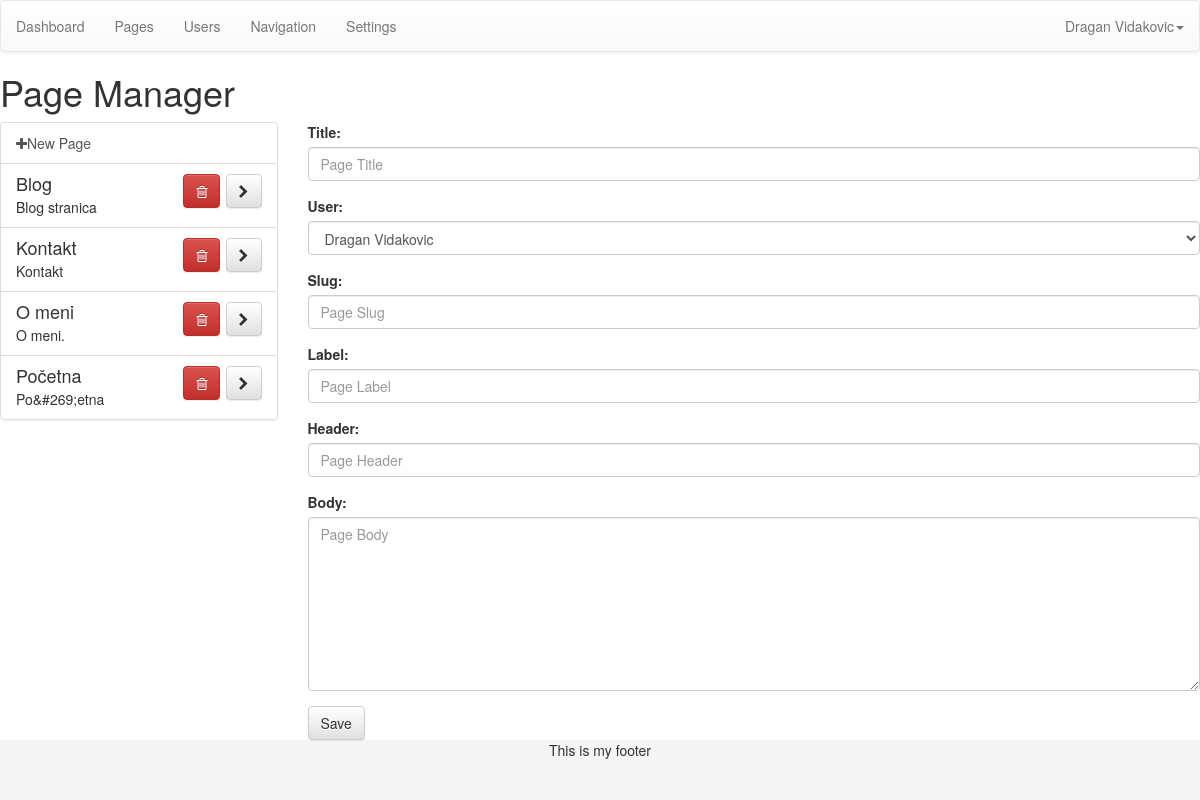
Page /admin-developer/index.php?page=pages (signed in) on the earlier database version.
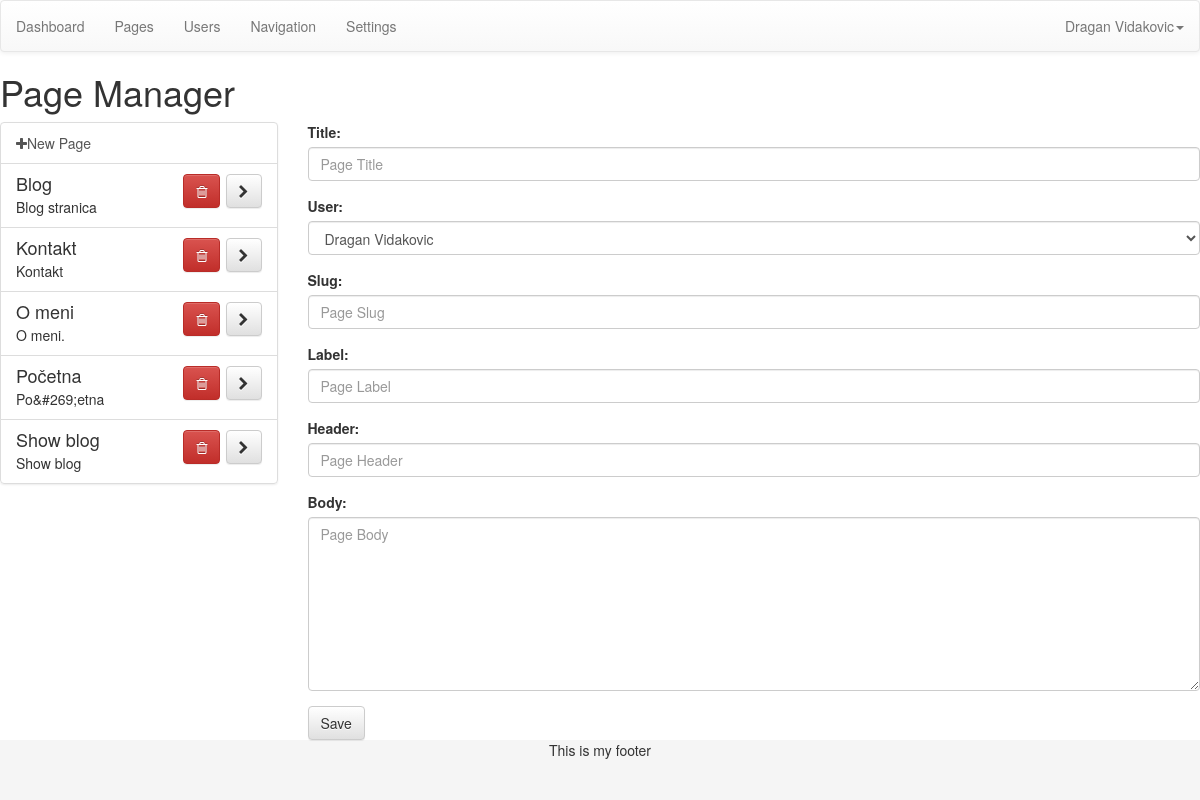
Same page on the later database version.
### tables this page shows
CREATE TABLE IF NOT EXISTS `posts` (
  `id` mediumint(9) NOT NULL,
  `user` mediumint(9) NOT NULL,
  `type` mediumint(9) NOT NULL,
  `slug` varchar(300) NOT NULL,
  `label` varchar(100) NOT NULL,
  `title` varchar(200) NOT NULL,
  `header` varchar(300) NOT NULL,
  `body` longtext NOT NULL
);

### admin-developer/index.php (called while the page is built)
<?php include('template/header.php'); ?>
<?php include('views/'.$page.'.php'); ?>
<?php include('template/footer.php'); ?>

### admin-developer/functions/data.php (called while the page is built, shortened)
<?php
function data_user($dbc, $id){
	if(is_numeric($id)){
		$cond = "WHERE id = '$id'";
	} else {
		$cond = "WHERE email = '$id'";
	}
	$q = "SELECT * FROM users $cond";
	$r = mysqli_query($dbc, $q);
	$data = mysqli_fetch_assoc($r);
	$data['fullname'] =  $data['first'].' '.$data['last'];
	$data['fullname_reverse'] = $data['last'].', '.$data['first'];
	return $data;
}
?>

### admin-developer/config/setup.php (called while the page is built, shortened)
<?php
include('../config/connection.php');
include ('functions/data.php');
include ('functions/sandbox.php');
$user = data_user($dbc, $_SESSION['username']);
?>

### admin-developer/views/pages.php (the view, shortened to what this page needs)
<h1>Page Manager</h1>
<div class="row">
	<div class="col-md-3">
		<div class="list-group">
				<a class="list-group-item" href="?page=pages">
					<i class="fa fa-plus"></i>New Page
				</a>
		<?php
			$q = "SELECT * FROM posts WHERE type = 1 ORDER BY title ASC";
			$r = mysqli_query($dbc, $q);
			while($list = mysqli_fetch_assoc($r)){
				$blurb = substr(strip_tags($list['body']), 0, 120);
				?>
				<div id="page_<?php echo $list['id']; ?>" class="list-group-item <?php selected($list['id'], $opened['id'], 'active'); ?>">
					<h4 class="list-group-item-heading"><?php echo $list['title']; ?>
						<span class="pull-right">
							<a href="#" id="del_<?php echo $list['id']; ?>" class="btn btn-danger btn-delete"><i class="fa fa-trash-o"></i></a>
							<a href="index.php?page=pages&id=<?php echo $list['id']; ?>" class="btn btn-default"><i class="fa fa-chevron-right"></i></a>
						</span>
					</h4>
					<p class="list-group-item-text"><?php echo $blurb; ?></p>
				</div>
		<?php } ?>
		</div>
	</div>
	<div class="col-md-9">
		<form action="index.php?page=pages&id=<?php echo $opened['id']; ?>" method="post" role="form">
			<div class="form-group">
				<label for="title">Title:</label>
				<input class="form-control" type="text" name="title" id="title" value="<?php echo $opened['title']; ?>" placeholder="Page Title">
			</div>
			<div class="form-group">
				<label for="user">User:</label>
				<select class="form-control" name="user" id="user">
					<?php
						$q = "SELECT id FROM users ORDER BY first ASC";
						$r = mysqli_query($dbc, $q);
						while($user_list = mysqli_fetch_assoc($r)){
							$user_data = data_user($dbc, $user_list['id']);
							?>
							<option value="<?php echo $user_data['id']; ?>"
							<?php
								if(isset($_GET['id'])){
									selected($user_data['id'], $opened['user'], 'selected');
								} else {
									selected($user_data['id'], $user['id'], 'selected');
								}
							?>><?php echo $user_data['fullname']; ?></option>
					<?php } ?>
				</select>
			</div>
			<div class="form-group">
				<label for="slug">Slug:</label>
				<input class="form-control" type="text" name="slug" id="slug" value="<?php echo $opened['slug']; ?>" placeholder="Page Slug">
			</div>
			<div class="form-group">
				<label for="label">Label:</label>
				<input class="form-control" type="text" name="label" id="label" value="<?php echo $opened['label']; ?>" placeholder="Page Label">
			</div>
			<div class="form-group">
				<label for="header">Header:</label>
				<input class="form-control" type="text" name="header" id="header" value="<?php echo $opened['header']; ?>" placeholder="Page Header">
			</div>
			<div class="form-group">
				<label for="body">Body:</label>
				<textarea class="form-control editor" name="body" id="body" rows="8" placeholder="Page Body"><?php echo $opened['body']; ?></textarea>
			</div>
			<button type="submit" class="btn btn-default">Save</button>
		</form>
	</div>
</div>

### admin-developer/template/header.php (shortened to what this page needs)
<?php include("config/setup.php"); ?>
<!DOCTYPE html>
<html>
<head>
	<?php
		include("config/css.php");
	?>
</head>
<body>
<div id="wrap">
	<?php include(D_TEMPLATE.'/navigation.php'); ?>

### admin-developer/config/css.php (shortened to what this page needs)
<link rel="stylesheet" href="https://maxcdn.bootstrapcdn.com/bootstrap/3.3.1/css/bootstrap.min.css">
<link rel="stylesheet" href="https://maxcdn.bootstrapcdn.com/bootstrap/3.3.1/css/bootstrap-theme.min.css">
<link rel="stylesheet" href="//code.jquery.com/ui/1.11.1/themes/smoothness/jquery-ui.css">
<link rel="stylesheet" href="css/dropzone.css">
<link href="//maxcdn.bootstrapcdn.com/font-awesome/4.2.0/css/font-awesome.min.css" rel="stylesheet">

### admin-developer/template/navigation.php (shortened to what this page needs)
<nav class="navbar navbar-default" role="navigation">
		<ul class="nav navbar-nav">
			<li><a href="?page=dashboard">Dashboard</a></li>
			<li><a href="?page=pages">Pages</a></li>
			<li><a href="?page=users">Users</a></li>
			<li><a href="?page=navigation">Navigation</a></li>
			<li><a href="?page=settings">Settings</a></li>
		</ul>
		<div class="pull-right">
			<ul class="nav navbar-nav">
				<li role="presentation" class="dropdown">
				    <a class="dropdown-toggle" data-toggle="dropdown" href="#" role="button" aria-expanded="false">
				    	<?php echo $user['fullname'];  ?><span class="caret"></span>
				    </a>
				  </li>
			</ul>
		</div>
</nav>

### admin-developer/functions/sandbox.php
<?php
function selected($value1, $value2, $return){
	if ($value1 == $value2){
		echo $return;
	}
}
?>

### admin-developer/template/footer.php (shortened to what this page needs)
</div>
	<footer id="footer">
		<p>This is my footer</p>
	</footer>
</body>
</html>

### admin-developer/config/css.php (style rules this page uses)
html, body { height: 100%; }
#wrap { min-height: 100%; height: auto; margin: 0 auto -60px; padding: 0 0 60px; }
#footer { height: 60px; background-color: #f5f5f5; text-align: center; }

Differences in the rows shown:
added posts: title "Show blog", body "Show blog"
